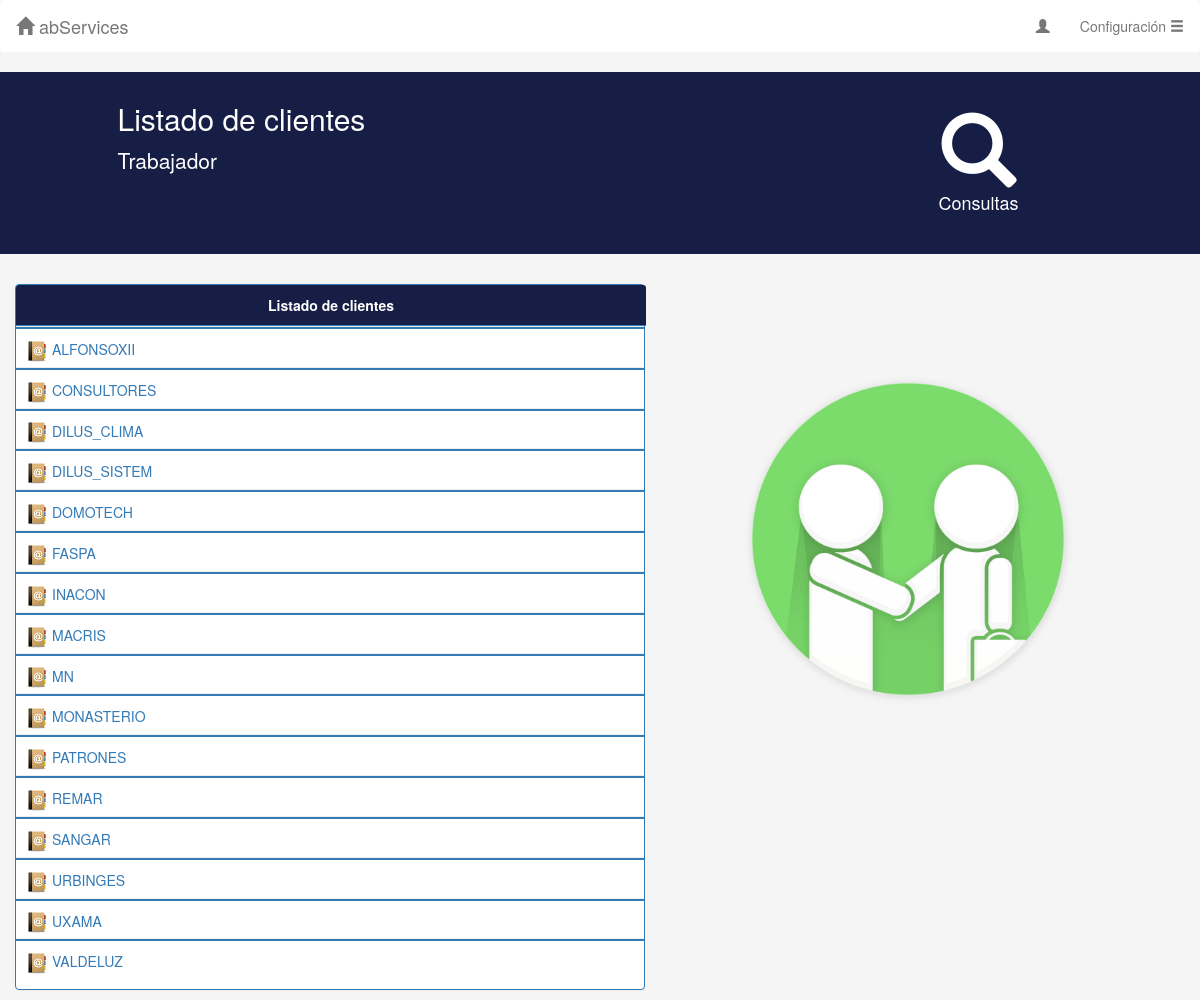
/homeClientes.php, run on an earlier commit of the app's database.
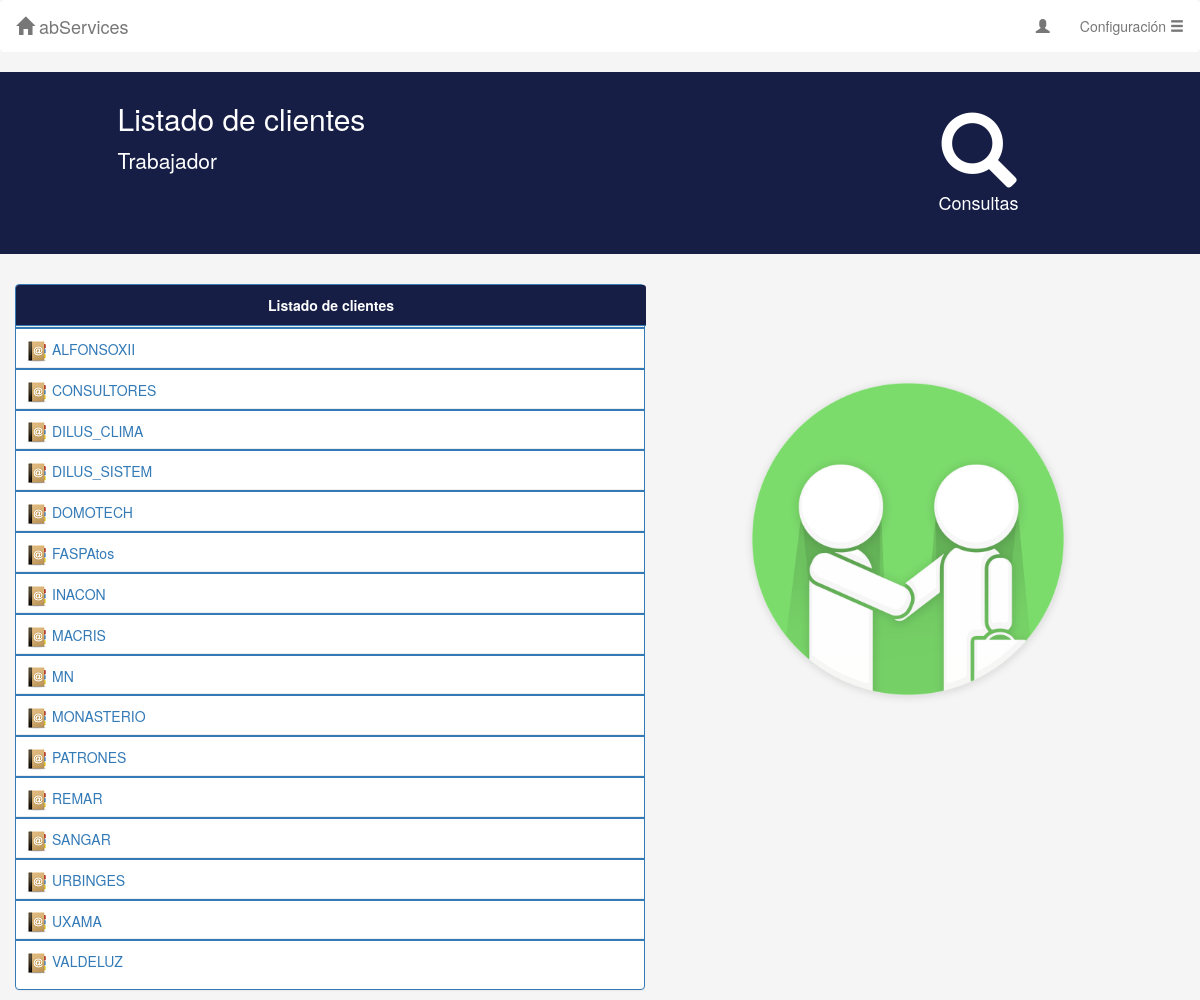
And on a later commit of the database.
### tables this page shows
CREATE TABLE IF NOT EXISTS `clientes` (
  `Id` varchar(30) NOT NULL,
  `Horas` int(11) NOT NULL
);

### includes/php/clientesBD.php (called while the page is built, shortened)
<?php
require_once(__DIR__."/config.php");
function getClientes(){
	global $mysqli;
	$clientes = null;
	$pst = $mysqli->prepare("SELECT * FROM clientes ORDER BY Id;");
	$pst->execute();
	$result = $pst->get_result();
	while($row = $result->fetch_array(MYSQLI_ASSOC)){
		$clientes[] = $row;
	}
	return $clientes;
}
?>

### includes/php/clientes.php (called while the page is built, shortened)
<?php
require_once __DIR__.'/trabajos.php';
require_once __DIR__.'/clientesBD.php';
function conseguirClientes(){
	$result = getClientes();
	return $result;
}
?>

### homeClientes.php (the view, shortened to what this page needs)
<!DOCTYPE html>
<html lang="en">
  <head>
    <link href="includes/css/bootstrap.min.css" rel="stylesheet" media="screen">
	<link rel="stylesheet" type="text/css" href="includes/css/style.css">
  </head>
  <?php
    require(__DIR__.'/includes/php/clientes.php');
?>
  <body id="scroll">
		<nav class="navbar navbar-default" role="navigation" id="navSup">
			<div class="navbar-header" id="navSupHeader">
				<a class="navbar-brand" href="homeClientes.php"><span class="glyphicon glyphicon-home"></span> abServices</a>
			</div>
			<div class="collapse navbar-collapse navbar-ex1-collapse" id="navSupDerecha">
				<ul class="nav navbar-nav navbar-right">
					<li><a href="#"><span class="glyphicon glyphicon-user"></span>  <?php echo $_SESSION["usuario"] ?></a></li>
					<li class="dropdown">
						<a href="#" class="dropdown-toggle" data-toggle="dropdown"> Configuración <span class="glyphicon glyphicon-menu-hamburger"></span></a>
					</li>
				</ul>
			</div>
		</nav>
		<div class="jumbotron">
				<div class="row">
					<div class="col-md-1" ></div>
					<div class="col-md-4" >
					<div class="container">
					<h2 id="cab2">Listado de clientes</h2>
					<p>  <?php
							if($_SESSION["tipo"] == 3)
								echo "Administrador";
							else if($_SESSION["tipo"] == 2)
								echo "Trabajador";
							else
								echo "Trabajador";
						?>
					</p>
					</div>
					</div>
					<div class="col-md-2" >
					</div>
					<div class="col-md-2" >
					</div>
					<div class="col-md-2" >
						<button type="button" class="btn btn-default btn-lg" id="botonJum" onClick="location.href='./homeConsultas.php'">
						<span class="glyphicon glyphicon-search" aria-hidden="true" id="userGestion"></span> <br>Consultas
						</button>
					</div>
					<div class="col-md-1" ></div>
				</div>
		</div>
		<div class="row">
		<div class="col-md-6" >
		<div class="container-fluid">
						<div class="tamPanel panel panel-primary " >
						<div class="tamPanel panel-heading" id="panelHead"><div class="text-center"><strong>Listado de clientes</strong></div></div>
								<?php
								$clientes = conseguirClientes();
									foreach((array)$clientes as $cliente){
									echo '<hr id="lineas"><div class="form-group"><div class="container-fluid"><img id="margenIm" src="./includes/css/contacto.png"><a href = "./trabajosCliente.php?cliente='.$cliente['Id'].'">'.$cliente['Id'].'</a></div></div>';
									}
								?>
						</div>
		</div>
		</div>
		<br><br><br><br>
			<div class="col-md-1" id="vacio"><h3> <div class="container-fluid"> </div> </h3></div>
			<div class="col-md-4" > <div class="container-fluid"> <img src="./includes/css/cliente.png" class="img-responsive"  alt="Imagen responsive"></div></div>
		</div>
  </body>
</html>

### includes/css/style.css (style rules this page uses)
.jumbotron { background-color: #161e45; color: #fff; padding-top: 30px; padding-bottom: 30px; }
body { background-color: #f5f5f5; }
#cab1,#cab2 { display: inline-block; }
#navSup { background-color: #fff; border-color: #fff; }
.tamPanel { width: 630px !important; margin-bottom: 10px; }
#lineas { margin-top: -10px !important; margin-bottom: 10px !important; background-color: #337ab7; height: 2px; }
#margenIm { margin-right: 5px; margin-left: -5px !important; }
#userGestion { font-size: 75px; }
#botonJum { background-color: #161e45; color: #fff; border-width: 0px; }
#panelHead { background-color: #161e45; }
#scroll { overflow-x:hidden; }

What changed in the data, as far as the page shows it:
removed clientes: Id "FASPA"
added clientes: Id "FASPAtos"
